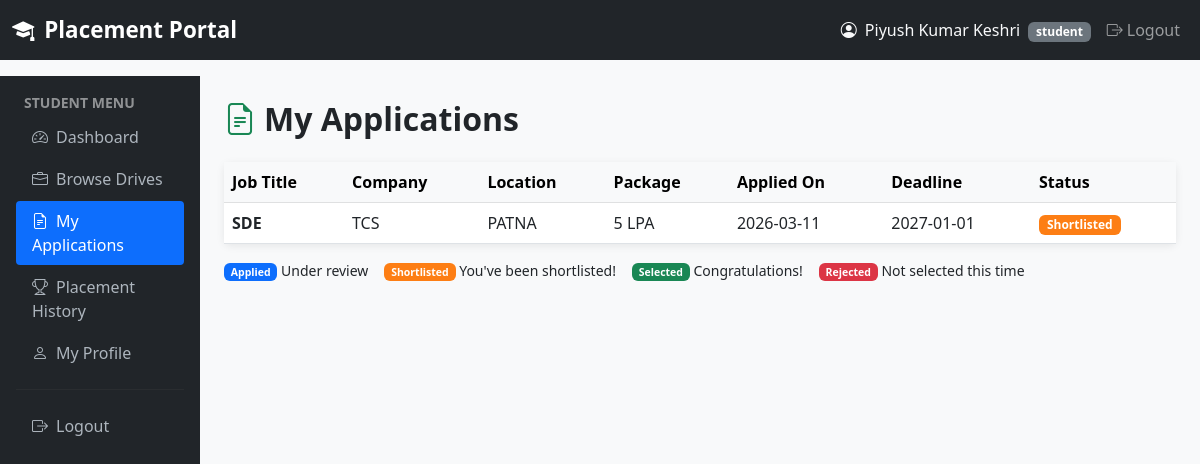
/student/applications (signed in), run on the app's committed database.
### tables this page shows
CREATE TABLE application (
            id         INTEGER PRIMARY KEY AUTOINCREMENT,
            student_id INTEGER NOT NULL REFERENCES student_profile(id),
            drive_id   INTEGER NOT NULL REFERENCES placement_drive(id),
            applied_at TEXT    DEFAULT (datetime('now')),
            status     TEXT    NOT NULL DEFAULT 'applied'
                CHECK(status IN ('applied','shortlisted','selected','rejected')),
            cover_note TEXT,
            UNIQUE(student_id, drive_id)
        );

CREATE TABLE placement_drive (
            id                   INTEGER PRIMARY KEY AUTOINCREMENT,
            company_id           INTEGER NOT NULL REFERENCES company_profile(id),
            job_title            TEXT    NOT NULL,
            job_description      TEXT    NOT NULL,
            eligibility_criteria TEXT,
            package              TEXT,
            location             TEXT,
            application_deadline TEXT    NOT NULL,
            status               TEXT    NOT NULL DEFAULT 'pending'
                CHECK(status IN ('pending','approved','rejected','closed')),
            created_at           TEXT    DEFAULT (datetime('now'))
        );

CREATE TABLE company_profile (
            id              INTEGER PRIMARY KEY AUTOINCREMENT,
            user_id         INTEGER NOT NULL REFERENCES user(id),
            company_name    TEXT    NOT NULL,
            hr_contact      TEXT,
            website         TEXT,
            industry        TEXT,
            description     TEXT,
            approval_status TEXT NOT NULL DEFAULT 'pending'
                CHECK(approval_status IN ('pending','approved','rejected','blacklisted'))
        );

### app.py (the view)
@app.route("/student/applications")
@student_required
def student_applications():
    db = get_db()
    sp = db.execute("SELECT * FROM student_profile WHERE user_id=?",
                    (session["user_id"],)).fetchone()
    apps = db.execute("""
        SELECT a.*, pd.job_title, pd.location, pd.package, pd.application_deadline,
               cp.company_name
        FROM application a
        JOIN placement_drive pd ON a.drive_id   = pd.id
        JOIN company_profile cp ON pd.company_id = cp.id
        WHERE a.student_id=? ORDER BY a.applied_at DESC""",
        (sp["id"],)).fetchall()
    return render_template("student/applications.html", applications=apps)

### app.py (called while the page is built)
def get_db():
    if "db" not in g:
        g.db = sqlite3.connect(app.config["DATABASE"],
                               detect_types=sqlite3.PARSE_DECLTYPES)
        g.db.row_factory = sqlite3.Row
    return g.db

def student_required(f):
    @wraps(f)
    def decorated(*args, **kwargs):
        if session.get("user_role") != "student":
            flash("Access denied.", "danger")
            return redirect(url_for("login"))
        return f(*args, **kwargs)
    return decorated

### templates/student/applications.html (shortened to what this page needs)
{% extends "base.html" %}
{% block content %}
<div class="container-fluid">
  <div class="row">
    <div class="col-md-2 sidebar p-3 d-none d-md-block">
      <p class="text-white-50 small fw-bold text-uppercase px-2 mb-1">Student Menu</p>
      <a href="{{ url_for('student_dashboard') }}"><i class="bi bi-speedometer2 me-2"></i>Dashboard</a>
      <a href="{{ url_for('student_drives') }}"><i class="bi bi-briefcase me-2"></i>Browse Drives</a>
      <a href="{{ url_for('student_applications') }}" class="active"><i class="bi bi-file-earmark-text me-2"></i>My Applications</a>
      <a href="{{ url_for('student_history') }}"><i class="bi bi-trophy me-2"></i>Placement History</a>
      <a href="{{ url_for('student_profile') }}"><i class="bi bi-person me-2"></i>My Profile</a>
      <hr style="border-color:#444;">
      <a href="{{ url_for('logout') }}"><i class="bi bi-box-arrow-right me-2"></i>Logout</a>
    </div>
    <div class="col-md-10 p-4">
      <h2 class="fw-bold mb-4"><i class="bi bi-file-earmark-text me-2 text-success"></i>My Applications</h2>
      {% if applications %}
      <div class="card">
        <div class="card-body p-0">
          <table class="table table-hover mb-0">
            <thead class="table-light">
              <tr><th>Job Title</th><th>Company</th><th>Location</th><th>Package</th><th>Applied On</th><th>Deadline</th><th>Status</th></tr>
            </thead>
            <tbody>
              {% for app in applications %}
              <tr>
                <td class="fw-semibold">{{ app['job_title'] }}</td>
                <td>{{ app['company_name'] }}</td>
                <td>{{ app['location'] or '—' }}</td>
                <td>{{ app['package'] or '—' }}</td>
                <td>{{ app['applied_at'][:10] }}</td>
                <td>{{ app['application_deadline'] }}</td>
                <td><span class="badge badge-{{ app['status'] }} px-2 py-1">{{ app['status'] | capitalize }}</span></td>
              </tr>
              {% endfor %}
            </tbody>
          </table>
        </div>
      </div>
      <div class="mt-3 d-flex gap-3 flex-wrap small">
        <span><span class="badge badge-applied">Applied</span> Under review</span>
        <span><span class="badge badge-shortlisted">Shortlisted</span> You've been shortlisted!</span>
        <span><span class="badge badge-selected">Selected</span> Congratulations!</span>
        <span><span class="badge badge-rejected">Rejected</span> Not selected this time</span>
      </div>
      {% else %}
      <div class="text-center py-5 text-muted">
        <i class="bi bi-file-earmark display-4"></i>
        <h5 class="mt-3">No applications yet</h5>
        <a href="{{ url_for('student_drives') }}" class="btn btn-primary">Browse Drives</a>
      </div>
      {% endif %}
    </div>
  </div>
</div>
{% endblock %}

### templates/base.html (style rules this page uses)
body { background-color: #f8f9fa; }
.sidebar { min-height: 100vh; background: #212529; padding-top: 1rem; }
.sidebar a { color: #adb5bd; text-decoration: none; display: block; padding: .5rem 1rem; border-radius: .25rem; margin-bottom:2px; }
.sidebar a:hover, .sidebar a.active { background: #0d6efd; color: #fff; }
.card { box-shadow: 0 2px 8px rgba(0,0,0,.08); border: none; }
.badge-applied { background-color: #0d6efd !important; }
.badge-shortlisted { background-color: #fd7e14 !important; }
.badge-selected { background-color: #198754 !important; }
.badge-rejected { background-color: #dc3545 !important; }

### data on the page
application: job_title "SDE", company_name "TCS", location "PATNA", package "5 LPA", applied_at "2026-03-11", application_deadline "2027-01-01", status "Shortlisted"

### other printed values
{{ session.get('user_name','') }} "Piyush Kumar Keshri"
{{ session.get('user_role','') }} "student"
